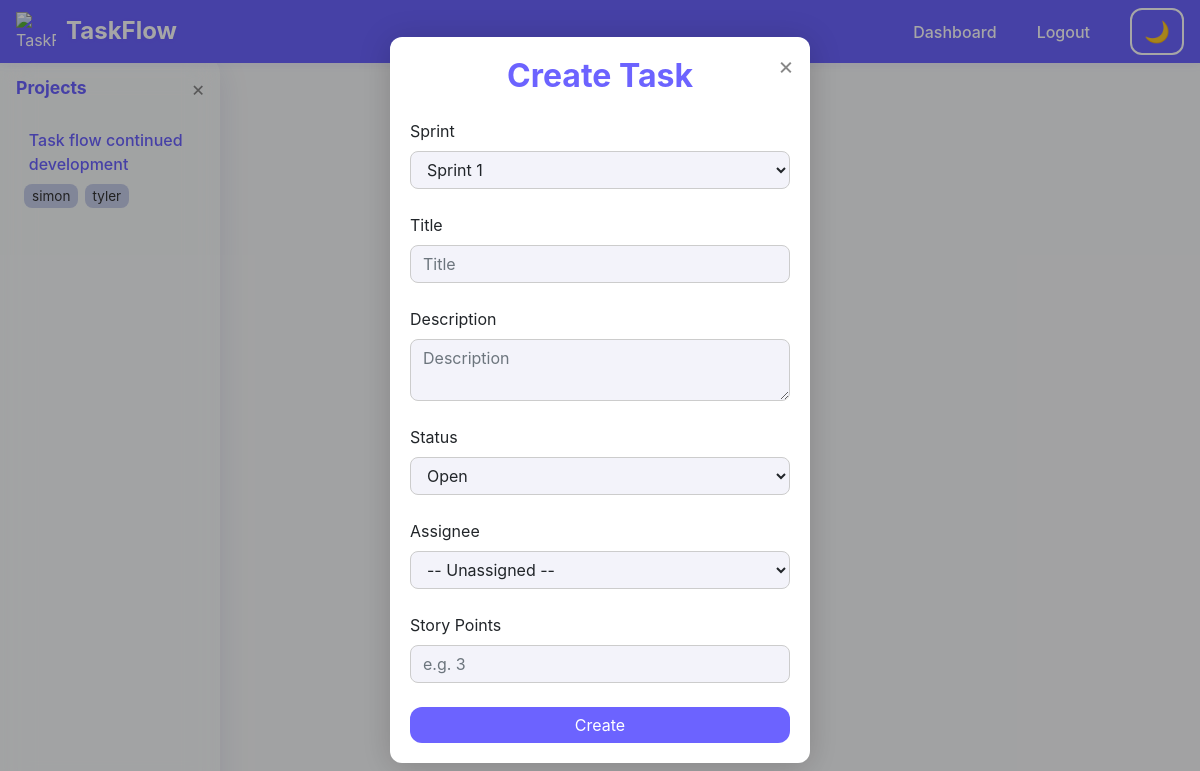
Page /tasks/create?project_id=3 (signed in) on the committed database.
### app.py (models this page shows)
class Project(db.Model):
    id = db.Column(db.Integer, primary_key=True)
    name = db.Column(db.String(120), unique=True, nullable=False)
    description = db.Column(db.Text, nullable=True)
    users = db.relationship('User', secondary=user_project, back_populates='projects')
    sprints = db.relationship('Sprint', backref='project', lazy=True)
    tasks = db.relationship('Task', backref='project', lazy=True)

class User(db.Model):
    id = db.Column(db.Integer, primary_key=True)
    username = db.Column(db.String(80), unique=True, nullable=False)
    password = db.Column(db.String(200), nullable=False)
    role = db.Column(db.String(10), nullable=False)
    tasks = db.relationship('Task', backref='user', lazy=True, foreign_keys='Task.user_id')
    assigned_tasks = db.relationship('Task', backref='assignee', lazy=True, foreign_keys='Task.assignee_id')
    projects = db.relationship('Project', secondary=user_project, back_populates='users')

### app.py (the view, shortened to what this page needs)
@app.route('/tasks/create', methods=['GET', 'POST'])
@login_required
def create_task():
    user = User.query.get(session['user_id'])
    projects = user.projects if session.get('role') != 'admin' else Project.query.all()
    users = User.query.all()
    sprints = []
    selected_project_id = request.args.get('project_id', type=int)
    selected_sprint_id = request.args.get('sprint_id', type=int)
    project_users = []
    if selected_project_id:
        sprints = Sprint.query.filter_by(project_id=selected_project_id).all()
        selected_project = next((p for p in projects if p.id == selected_project_id), None)
        if selected_project:
            project_users = selected_project.users
    return render_template('task_form.html', action='Create', projects=projects, sprints=sprints, users=users, project_users=project_users, selected_project_id=selected_project_id, selected_sprint_id=selected_sprint_id)

### app.py (called while the page is built)
def login_required(f):
    from functools import wraps
    @wraps(f)
    def decorated_function(*args, **kwargs):
        if 'user_id' not in session:
            flash('Please login first.', 'warning')
            return redirect(url_for('login'))
        return f(*args, **kwargs)
    return decorated_function

@app.before_request
def inject_sidebar_projects():
    g.projects = []
    g.selected_project = None
    if 'user_id' in session:
        user = User.query.get(session['user_id'])
        g.projects = user.projects if session.get('role') != 'admin' else Project.query.all()
        project_id = request.args.get('project', type=int)
        if project_id:
            g.selected_project = Project.query.get(project_id)

### templates/task_form.html (shortened to what this page needs)
{% extends 'base.html' %}
{% block content %}
<div id="task-modal-bg" style="position:fixed;top:0;left:0;width:100vw;height:100vh;z-index:2000;background:rgba(0,0,0,0.35);display:flex;align-items:center;justify-content:center;">
  <div class="card" style="max-width:420px;width:95vw;border-radius:18px;box-shadow:0 4px 32px rgba(0,0,0,0.18);background:var(--card-bg,#fff);position:relative;">
    <button onclick="closeTaskModal()" aria-label="Close" style="position:absolute;top:10px;right:10px;background:none;border:none;font-size:1.5em;color:#888;">&times;</button>
    <div class="card-body">
      <h2 class="card-title text-center mb-4" style="color:var(--accent1,#6c63ff);font-weight:bold;">{{ action }} Task</h2>
      {% if task %}
      <form method="POST" action="{{ url_for('edit_task', task_id=task.id) }}" aria-label="Edit task form">
        <input type="hidden" name="project_id" value="{{ task.project_id }}">
        <input type="hidden" name="sprint_id" value="{{ task.sprint_id }}">
      {% else %}
      <form method="POST" action="{{ url_for('create_task') }}" aria-label="Create task form">
        {% if sprints|length > 1 %}
          <label for="sprint_id">Sprint</label>
          <select id="sprint_id" name="sprint_id" class="form-control" required>
            {% for sprint in sprints %}
              <option value="{{ sprint.id }}" {% if (selected_sprint_id and sprint.id == selected_sprint_id) or (not selected_sprint_id and loop.first) %}selected{% endif %}>{{ sprint.name }}</option>
            {% endfor %}
          </select><br>
        {% elif sprints|length == 1 %}
          <input type="hidden" name="sprint_id" value="{{ sprints[0].id }}">
        {% endif %}
      {% endif %}
        <label for="title">Title</label>
        <input id="title" name="title" placeholder="Title" class="form-control" value="{{ task.title if task else '' }}" required autofocus><br>
        <label for="description">Description</label>
        <textarea id="description" name="description" placeholder="Description" class="form-control">{{ task.description if task else '' }}</textarea><br>
        <label for="status">Status</label>
        <select id="status" name="status" class="form-control" required>
          <option value="Open" {% if task and task.status == 'Open' %}selected{% endif %}>Open</option>
        </select><br>
        <label for="assignee_id">Assignee</label>
        <select id="assignee_id" name="assignee_id" class="form-control">
          <option value="">-- Unassigned --</option>
          {% set assignees = project_users if project_users is defined else (task.project.users if task else (projects[0].users if projects|length == 1 else [])) %}
        </select><br>
        <label for="story_points">Story Points</label>
        <input id="story_points" name="story_points" type="number" min="0" class="form-control" value="{{ task.story_points if task and task.story_points is not none else '' }}" placeholder="e.g. 3"><br>
        <button class="btn btn-primary btn-block" style="border-radius:8px;">{{ action }}</button>
      </form>
    </div>
  </div>
</div>
{% endblock %}

### templates/base.html (shortened to what this page needs)
<!DOCTYPE html>
<html lang="en">
<head>
    <link rel="stylesheet" href="https://cdn.jsdelivr.net/npm/bootstrap@4.6.2/dist/css/bootstrap.min.css">
</head>
<body class="light-mode">
<nav class="navbar navbar-expand-lg navbar-light bg-light fixed-top" aria-label="Main navigation">
  <span class="logo-title">
    <img src="https://img.icons8.com/ios-filled/50/000000/task.png" alt="TaskFlow Logo" aria-hidden="true">
    <span class="h4 mb-0" style="font-weight: bold;">TaskFlow</span>
  </span>
  <div class="ml-auto d-flex align-items-center">
    {% if session.get('user_id') %}
      <a href="{{ url_for('dashboard') }}" class="nav-link d-inline">Dashboard</a>
      <a href="{{ url_for('logout') }}" class="nav-link d-inline">Logout</a>
    {% else %}
      <a href="{{ url_for('login') }}" class="nav-link d-inline">Login</a>
      <a href="{{ url_for('register') }}" class="nav-link d-inline">Register</a>
    {% endif %}
    <button class="btn btn-outline-secondary theme-toggle" id="theme-toggle-btn" aria-label="Toggle dark/light mode" aria-pressed="false">
      <span id="theme-toggle-icon">🌙</span>
    </button>
  </div>
</nav>
{% set show_sidebar = session.get('user_id') and request.endpoint not in ['login', 'register'] %}
{% if show_sidebar %}
<div id="sidebar" class="{% if session.get('theme') == 'dark' %}dark-mode{% endif %}" tabindex="0" aria-label="Project navigation">
  <div class="sidebar-header">
    Projects
    <button class="sidebar-toggle" onclick="toggleSidebar()" aria-label="Collapse sidebar">&times;</button>
  </div>
  {% if g.get('projects') %}
    {% for project in g.projects %}
      <div>
        <a href="{{ url_for('dashboard', project=project.id) }}" class="project-link" tabindex="0" aria-current="">
          <span>{{ project.name }}</span>
        </a>
        {% if project.users %}
          <div class="assigned-users" aria-label="Assigned users">
            {% for user in project.users %}
              <span class="user-badge" title="{{ user.username }}">{{ user.username }}</span>
            {% endfor %}
          </div>
        {% endif %}
      </div>
    {% endfor %}
  {% else %}
    <span class="text-muted">No projects assigned.</span>
  {% endif %}
</div>
{% endif %}
<div class="main-content{% if show_sidebar %}{% else %} sidebar-collapsed{% endif %}" id="main-content" role="main" style="min-height:100vh; width:100vw;">
    <div style="margin-top:70px;">
      {% block content %}{% endblock %}
    </div>
</div>
{% set messages = get_flashed_messages(with_categories=true) %}
</body>
</html>

### templates/base.html (style rules this page uses)
:root { --primary-bg: #f8f9fa; --primary-text: #212529; --secondary-bg: #23272b; --secondary-text: #f8f9fa; --sidebar-width: 220px; --accent1: #6c63ff; --accent2: #ffb6b9; --accent3: #b5ead7; --accent4: #ffdac1; --accent5: #c7ceea; --card-bg: #fff; --input-bg: #f3f3fa; --card-bg-dark: #23272b; --input-bg-dark: #2a2e39; --border-dark: #444; }
html, body { height: 100%; min-height: 100%; }
body.light-mode { background: #f8f9fa; color: var(--primary-text); --card-bg: #fff; --input-bg: #f3f3fa; }
.navbar, .navbar-light, .navbar.bg-light, .navbar.fixed-top { background: #6c63ff !important; color: #fff !important; border-bottom: none; box-shadow: 0 2px 8px rgba(108,99,255,0.08); }
.navbar .nav-link, .navbar .nav-link:visited { color: #fff !important; font-weight: 500; margin-right: 0.5rem; transition: color 0.2s; }
.navbar .logo-title .h4 { color: #fff !important; text-shadow: 0 1px 4px rgba(108,99,255,0.10); }
.navbar .theme-toggle { border: 2px solid #fff !important; color: #fff !important; background: transparent !important; font-size: 1.3em; margin-left: 1rem; transition: border-color 0.2s, background 0.2s, color 0.2s; }
.logo-title { display: flex; align-items: center; gap: 10px; }
.logo-title img { width: 40px; height: 40px; }
#sidebar { position: fixed; top: 56px; left: 0; height: 100vh; width: var(--sidebar-width); background: rgba(255, 255, 255, 0.18); border-right: 1px solid rgba(255,255,255,0.18); box-shadow: 0 8px 32px 0 rgba(31, 38, 135, 0.10); backdrop-filter: blur(16px) saturate(180%); -webkit-backdrop-filter: blur(16px) saturate(180%); border-radius: 0 18px 18px 0; padding: 1rem 0.5rem 1rem 1rem; transition: transform 0.2s, background 0.3s; z-index: 1030; overflow-y: auto; outline: none; }
#sidebar .sidebar-header { font-weight: bold; margin-bottom: 1rem; font-size: 1.1rem; display: flex; align-items: center; justify-content: space-between; color: var(--accent1, #6c63ff); }
#sidebar .project-link { display: flex; align-items: center; justify-content: space-between; padding: 0.4rem 0.8rem; border-radius: 4px; color: #6c63ff; text-decoration: none; margin-bottom: 2px; transition: background 0.2s, color 0.2s; font-weight: 500; background: transparent; position: relative; }
#sidebar .sidebar-toggle { background: none; border: none; font-size: 1.3rem; color: #888; cursor: pointer; margin-left: 0.5rem; }
#sidebar .assigned-users { font-size: 0.92em; color: #555; margin-left: 0.5rem; margin-bottom: 0.2rem; }
#sidebar .assigned-users .user-badge { background: var(--accent5, #c7ceea); color: #333; border-radius: 8px; padding: 2px 8px; margin-right: 2px; font-size: 0.92em; display: inline-block; }
.main-content { min-height: 100vh; width: 100%; margin-left: var(--sidebar-width); transition: margin-left 0.2s, max-width 0.2s; padding: 0 8px; background: transparent; display: flex; flex-direction: column; box-sizing: border-box; max-width: 100vw; }
@media (min-width: 1200px) { .main-content:not(.sidebar-collapsed) { max-width: calc(100vw - var(--sidebar-width) - 60px); margin-left: var(--sidebar-width); margin-right: auto; } }
.navbar.fixed-top { z-index: 1040; }
.card, .btn, .table { border-radius: 12px !important; background: var(--card-bg, #fff) !important; color: inherit !important; border: none; }
.btn-primary, .btn-info { background: var(--accent1, #6c63ff) !important; border-color: var(--accent1, #6c63ff) !important; color: #fff !important; }
.form-control { background: var(--input-bg, #f3f3fa); color: inherit; border-radius: 8px; border: 1px solid #ccc; }

### rows in the picture
Project: name "Task flow continued development"
User: username "simon"
User: username "tyler"

### other values in the picture
{{ action }} "Create"
form field sprint_id "Sprint 1"
